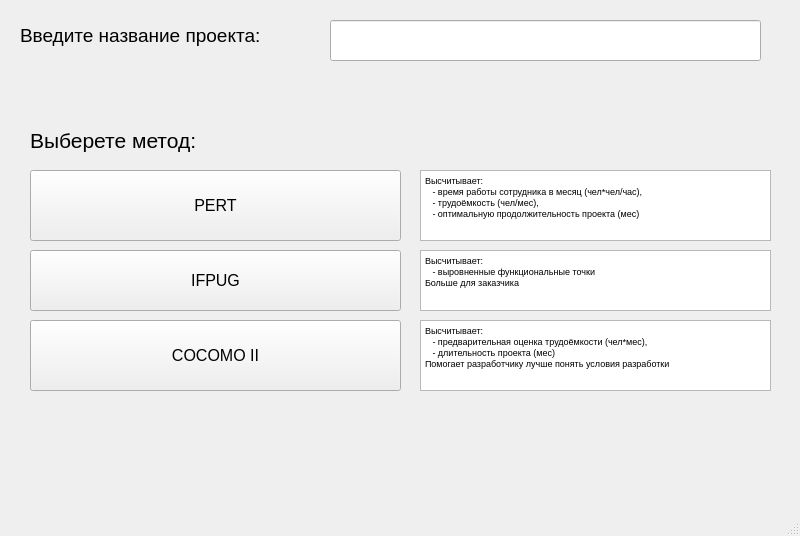
<?xml version="1.0" encoding="UTF-8"?>
<ui version="4.0">
 <class>MainWindow</class>
 <widget class="QMainWindow" name="MainWindow">
  <property name="geometry">
   <rect>
    <x>0</x>
    <y>0</y>
    <width>800</width>
    <height>536</height>
   </rect>
  </property>
  <property name="font">
   <font>
    <pointsize>12</pointsize>
   </font>
  </property>
  <property name="windowTitle">
   <string>Оценка трудоёмкости проекта</string>
  </property>
  <widget class="QWidget" name="centralwidget">
   <widget class="QPushButton" name="PERT_button">
    <property name="geometry">
     <rect>
      <x>30</x>
      <y>170</y>
      <width>371</width>
      <height>71</height>
     </rect>
    </property>
    <property name="text">
     <string>PERT</string>
    </property>
   </widget>
   <widget class="QPushButton" name="IFPUG_button">
    <property name="geometry">
     <rect>
      <x>30</x>
      <y>250</y>
      <width>371</width>
      <height>61</height>
     </rect>
    </property>
    <property name="text">
     <string>IFPUG</string>
    </property>
   </widget>
   <widget class="QPushButton" name="COCOMO_button">
    <property name="geometry">
     <rect>
      <x>30</x>
      <y>320</y>
      <width>371</width>
      <height>71</height>
     </rect>
    </property>
    <property name="text">
     <string>COCOMO II</string>
    </property>
   </widget>
   <widget class="QLabel" name="label">
    <property name="geometry">
     <rect>
      <x>30</x>
      <y>120</y>
      <width>321</width>
      <height>41</height>
     </rect>
    </property>
    <property name="font">
     <font>
      <pointsize>16</pointsize>
     </font>
    </property>
    <property name="text">
     <string>Выберете метод:</string>
    </property>
   </widget>
   <widget class="QLabel" name="label_2">
    <property name="geometry">
     <rect>
      <x>20</x>
      <y>20</y>
      <width>301</width>
      <height>31</height>
     </rect>
    </property>
    <property name="font">
     <font>
      <pointsize>14</pointsize>
     </font>
    </property>
    <property name="text">
     <string>Введите название проекта:</string>
    </property>
   </widget>
   <widget class="QLineEdit" name="NameProject">
    <property name="geometry">
     <rect>
      <x>330</x>
      <y>20</y>
      <width>431</width>
      <height>41</height>
     </rect>
    </property>
   </widget>
   <widget class="QTextBrowser" name="textBrowser">
    <property name="geometry">
     <rect>
      <x>420</x>
      <y>170</y>
      <width>351</width>
      <height>71</height>
     </rect>
    </property>
    <property name="font">
     <font>
      <pointsize>8</pointsize>
     </font>
    </property>
    <property name="html">
     <string>&lt;!DOCTYPE HTML PUBLIC &quot;-//W3C//DTD HTML 4.0//EN&quot; &quot;http://www.w3.org/TR/REC-html40/strict.dtd&quot;&gt;
&lt;html&gt;&lt;head&gt;&lt;meta name=&quot;qrichtext&quot; content=&quot;1&quot; /&gt;&lt;style type=&quot;text/css&quot;&gt;
p, li { white-space: pre-wrap; }
&lt;/style&gt;&lt;/head&gt;&lt;body style=&quot; font-family:'MS Shell Dlg 2'; font-size:8pt; font-weight:400; font-style:normal;&quot;&gt;
&lt;p style=&quot; margin-top:0px; margin-bottom:0px; margin-left:0px; margin-right:0px; -qt-block-indent:0; text-indent:0px;&quot;&gt;&lt;span style=&quot; font-size:7pt;&quot;&gt;Высчитывает: &lt;/span&gt;&lt;/p&gt;
&lt;p style=&quot; margin-top:0px; margin-bottom:0px; margin-left:0px; margin-right:0px; -qt-block-indent:0; text-indent:0px;&quot;&gt;&lt;span style=&quot; font-size:7pt;&quot;&gt;   - время работы сотрудника в месяц (чел*чел/час),&lt;/span&gt;&lt;/p&gt;
&lt;p style=&quot; margin-top:0px; margin-bottom:0px; margin-left:0px; margin-right:0px; -qt-block-indent:0; text-indent:0px;&quot;&gt;&lt;span style=&quot; font-size:7pt;&quot;&gt;   - трудоёмкость (чел/мес),&lt;/span&gt;&lt;/p&gt;
&lt;p style=&quot; margin-top:0px; margin-bottom:0px; margin-left:0px; margin-right:0px; -qt-block-indent:0; text-indent:0px;&quot;&gt;&lt;span style=&quot; font-size:7pt;&quot;&gt;   - оптимальную продолжительность проекта (мес)&lt;/span&gt;&lt;/p&gt;&lt;/body&gt;&lt;/html&gt;</string>
    </property>
   </widget>
   <widget class="QTextBrowser" name="textBrowser_2">
    <property name="geometry">
     <rect>
      <x>420</x>
      <y>250</y>
      <width>351</width>
      <height>61</height>
     </rect>
    </property>
    <property name="font">
     <font>
      <pointsize>8</pointsize>
     </font>
    </property>
    <property name="html">
     <string>&lt;!DOCTYPE HTML PUBLIC &quot;-//W3C//DTD HTML 4.0//EN&quot; &quot;http://www.w3.org/TR/REC-html40/strict.dtd&quot;&gt;
&lt;html&gt;&lt;head&gt;&lt;meta name=&quot;qrichtext&quot; content=&quot;1&quot; /&gt;&lt;style type=&quot;text/css&quot;&gt;
p, li { white-space: pre-wrap; }
&lt;/style&gt;&lt;/head&gt;&lt;body style=&quot; font-family:'MS Shell Dlg 2'; font-size:8pt; font-weight:400; font-style:normal;&quot;&gt;
&lt;p style=&quot; margin-top:0px; margin-bottom:0px; margin-left:0px; margin-right:0px; -qt-block-indent:0; text-indent:0px;&quot;&gt;&lt;span style=&quot; font-size:7pt;&quot;&gt;Высчитывает: &lt;/span&gt;&lt;/p&gt;
&lt;p style=&quot; margin-top:0px; margin-bottom:0px; margin-left:0px; margin-right:0px; -qt-block-indent:0; text-indent:0px;&quot;&gt;&lt;span style=&quot; font-size:7pt;&quot;&gt;   - выровненные функциональные точки&lt;/span&gt;&lt;/p&gt;
&lt;p style=&quot; margin-top:0px; margin-bottom:0px; margin-left:0px; margin-right:0px; -qt-block-indent:0; text-indent:0px;&quot;&gt;&lt;span style=&quot; font-size:7pt;&quot;&gt;Больше для заказчика&lt;/span&gt;&lt;/p&gt;&lt;/body&gt;&lt;/html&gt;</string>
    </property>
   </widget>
   <widget class="QTextBrowser" name="textBrowser_3">
    <property name="geometry">
     <rect>
      <x>420</x>
      <y>320</y>
      <width>351</width>
      <height>71</height>
     </rect>
    </property>
    <property name="font">
     <font>
      <pointsize>8</pointsize>
     </font>
    </property>
    <property name="html">
     <string>&lt;!DOCTYPE HTML PUBLIC &quot;-//W3C//DTD HTML 4.0//EN&quot; &quot;http://www.w3.org/TR/REC-html40/strict.dtd&quot;&gt;
&lt;html&gt;&lt;head&gt;&lt;meta name=&quot;qrichtext&quot; content=&quot;1&quot; /&gt;&lt;style type=&quot;text/css&quot;&gt;
p, li { white-space: pre-wrap; }
&lt;/style&gt;&lt;/head&gt;&lt;body style=&quot; font-family:'MS Shell Dlg 2'; font-size:8pt; font-weight:400; font-style:normal;&quot;&gt;
&lt;p style=&quot; margin-top:0px; margin-bottom:0px; margin-left:0px; margin-right:0px; -qt-block-indent:0; text-indent:0px;&quot;&gt;&lt;span style=&quot; font-size:7pt;&quot;&gt;Высчитывает: &lt;/span&gt;&lt;/p&gt;
&lt;p style=&quot; margin-top:0px; margin-bottom:0px; margin-left:0px; margin-right:0px; -qt-block-indent:0; text-indent:0px;&quot;&gt;&lt;span style=&quot; font-size:7pt;&quot;&gt;   - предварительная оценка трудоёмкости (чел*мес),&lt;/span&gt;&lt;/p&gt;
&lt;p style=&quot; margin-top:0px; margin-bottom:0px; margin-left:0px; margin-right:0px; -qt-block-indent:0; text-indent:0px;&quot;&gt;&lt;span style=&quot; font-size:7pt;&quot;&gt;   - длительность проекта (мес)&lt;/span&gt;&lt;/p&gt;
&lt;p style=&quot; margin-top:0px; margin-bottom:0px; margin-left:0px; margin-right:0px; -qt-block-indent:0; text-indent:0px;&quot;&gt;&lt;span style=&quot; font-size:7pt;&quot;&gt;Помогает разработчику лучше понять условия разработки&lt;/span&gt;&lt;/p&gt;&lt;/body&gt;&lt;/html&gt;</string>
    </property>
   </widget>
  </widget>
  <widget class="QMenuBar" name="menubar">
   <property name="geometry">
    <rect>
     <x>0</x>
     <y>0</y>
     <width>800</width>
     <height>34</height>
    </rect>
   </property>
  </widget>
  <widget class="QStatusBar" name="statusbar"/>
 </widget>
 <resources/>
 <connections/>
</ui>
